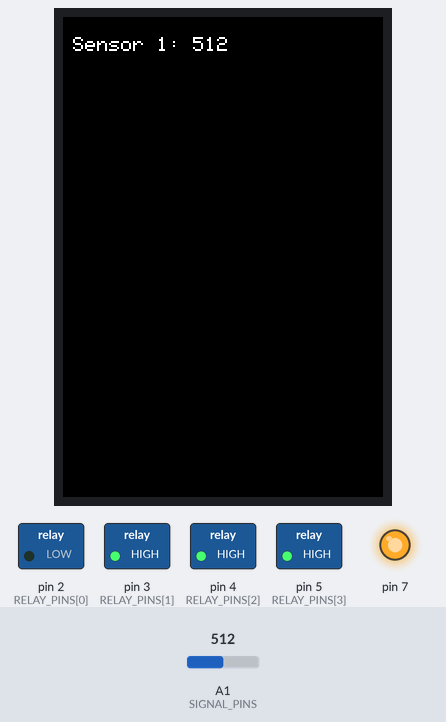
The sketch below on a simulated Arduino Uno, built with avr-gcc and run on an emulated ATmega328P. Shown: 320×480 colour display, switched loads named in the sketch (green lamp = pin HIGH), output pins drawn as LEDs (lit = HIGH). The inputs (shaded band) are chosen by the test bench; at power-on: A1 (SIGNAL_PINS) = 512. What the sketch prints to the serial monitor is not drawn.

Above: at 0.4 s.
At 7.4 s:
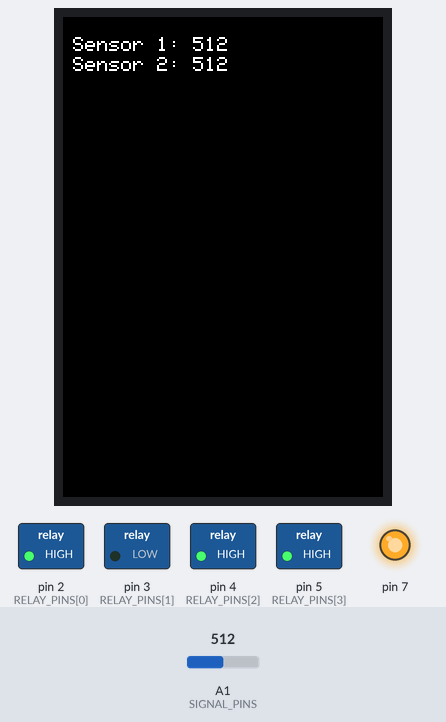
At 14.5 s:
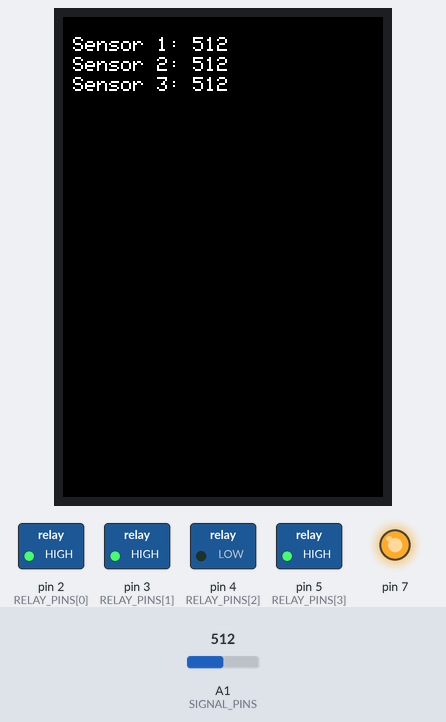
At 18.5 s:
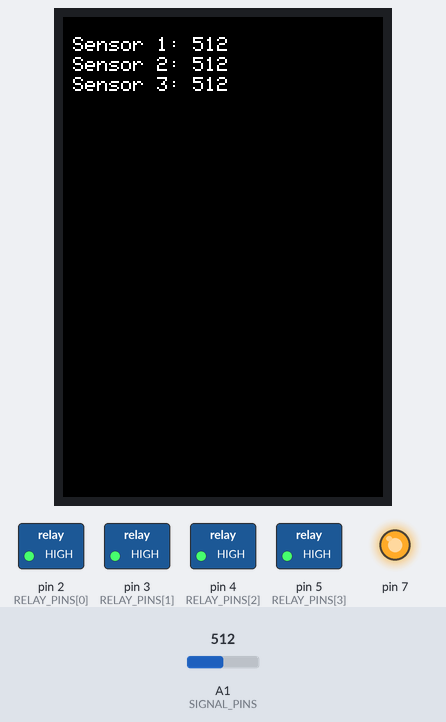
At 21.6 s:
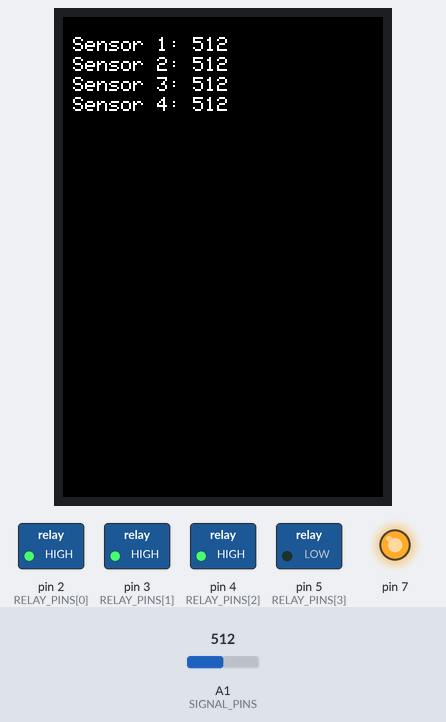
At 37.8 s:
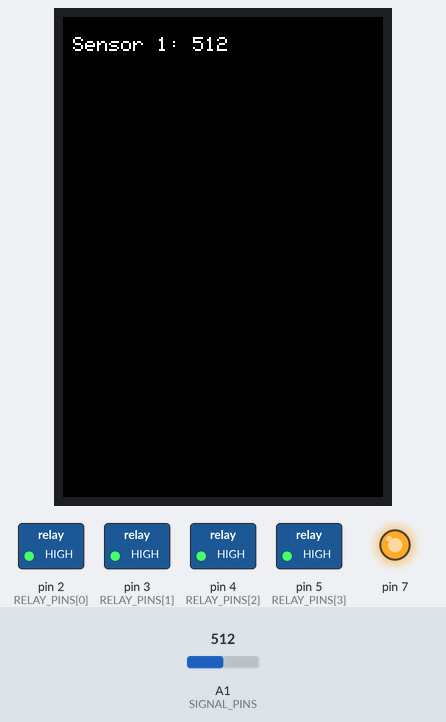
Timing chart, 0 to 39.3 s (numbered marks = the images above):
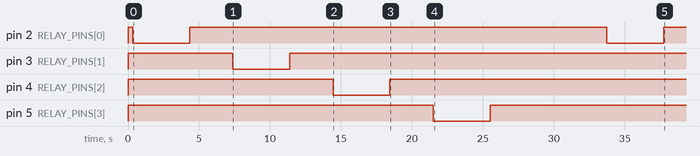

The sketch:

riego_plantas_rgb.ino
```cpp
#include <Arduino_GFX_Library.h>
Arduino_DataBus *bus = new Arduino_HWSPI(9 /* DC */, 10 /* CS */);
Arduino_GFX *gfx = new Arduino_ST7796(bus, 8 /* RESET */,0,true);

#define ONE_DAY_MILLIS 86400000UL // 24 * 60 * 60 * 1000 ms
#define NUM_SENSORS 4

const int SIGNAL_PINS[NUM_SENSORS] = {A1, A2, A3, A4};
const int RELAY_PINS[NUM_SENSORS]  = {2, 3, 4, 5};
const char* SENSOR_ID[NUM_SENSORS] = {"1", "2", "3","4"};

// Stores the last watering time for each sensor
unsigned long lastWateringTime[NUM_SENSORS] = {0, 0, 0, 0};

void setup() {
  Serial.begin(9600);
  unsigned long start = millis();

  while (!Serial && millis() - start < 3000); // Wait max. 3s for Serial to initialize
  pinMode(7, OUTPUT);
  digitalWrite(7, LOW);

  for (int i = 0; i < NUM_SENSORS; i++) {
    pinMode(RELAY_PINS[i], OUTPUT);
    digitalWrite(RELAY_PINS[i], HIGH); // Ensure relay is OFF at startup (HIGH = OFF)
  }
  pinMode(7, OUTPUT);
  digitalWrite(7, HIGH);

  if (!gfx->begin())
  {
    Serial.println("gfx->begin() failed!");
  }

  Serial.println("✅ Arduino R4 Minima running.");
}

void loop() {
  gfx->fillScreen(BLACK);
  for (int i = 0; i < NUM_SENSORS; i++) {
    int value = read_humidity(i);
    check_and_water(i, value);
    delay(3000);
  }

  delay(5000); // Run the loop every N second
}

int read_humidity(int sensor_num) {
  int pin = SIGNAL_PINS[sensor_num];
  int value = analogRead(pin);

  Serial.print("Sensor ");
  Serial.print(SENSOR_ID[sensor_num]);
  Serial.print(" → humidity = ");
  Serial.println(value);

  //Display RGB
  display_text(value,sensor_num);
  return value;
}

void check_and_water(int sensor_num, int value) {
  unsigned long now = millis();

  if (value < 10) {
    Serial.println("⚠️  Reading error.");
    digitalWrite(RELAY_PINS[sensor_num], HIGH); // Turn relay OFF for safety
    return;
  }

  if (value > 400) {
    // Sensor reads dry soil
    if (now - lastWateringTime[sensor_num] >= ONE_DAY_MILLIS) {
      Serial.print("🌵 Sensor ");
      Serial.print(sensor_num);
      Serial.println(" is dry → watering now.");
      water_once(sensor_num);
      lastWateringTime[sensor_num] = now;
    } else {
      Serial.print("🕒 Sensor ");
      Serial.print(sensor_num);
      Serial.println(" is dry, but has already been watered.");
    }
      Serial.print("🌵 Sensor ");
      Serial.print(SENSOR_ID[sensor_num]);
      Serial.println(" is dry → watering now.");
      water_once(sensor_num);
      lastWateringTime[sensor_num] = now;
  } else {
    Serial.print("💧 Sensor ");
    Serial.print(SENSOR_ID[sensor_num]);
    Serial.println(" is wet → no watering needed.");
    digitalWrite(RELAY_PINS[sensor_num], HIGH); // OFF
  }
}

void water_once(int sensor_num) {
  digitalWrite(RELAY_PINS[sensor_num], LOW);  // ON
  delay(4000); // Water for some seconds (adjustable)
  digitalWrite(RELAY_PINS[sensor_num], HIGH); // OFF
}

void display_text(int value, int sensor_num){
  gfx->setCursor(10, 20 + 20 * sensor_num);
  gfx->setTextColor(WHITE);
  gfx->setTextSize(2, 2);
  gfx->println("Sensor " +  String(SENSOR_ID[sensor_num])+": "+  String(value) );
}
```

Measured:
- by itself, pin 2 (RELAY_PINS[0]): alternates HIGH for 29.4 s and LOW for 4.0 s
- by itself, pin 3 (RELAY_PINS[1]): HIGH → LOW at 7.4 s, → HIGH 4.0 s later
- by itself, pin 4 (RELAY_PINS[2]): HIGH → LOW at 14.5 s, → HIGH 4.0 s later
- by itself, pin 5 (RELAY_PINS[3]): HIGH → LOW at 21.5 s, → HIGH 4.0 s later
- what the display in image 0 shows lasts 7.0 s, from 0.3 s to 7.3 s
- what the display in image 4 shows lasts 12.0 s, from 21.5 s to 33.5 s
